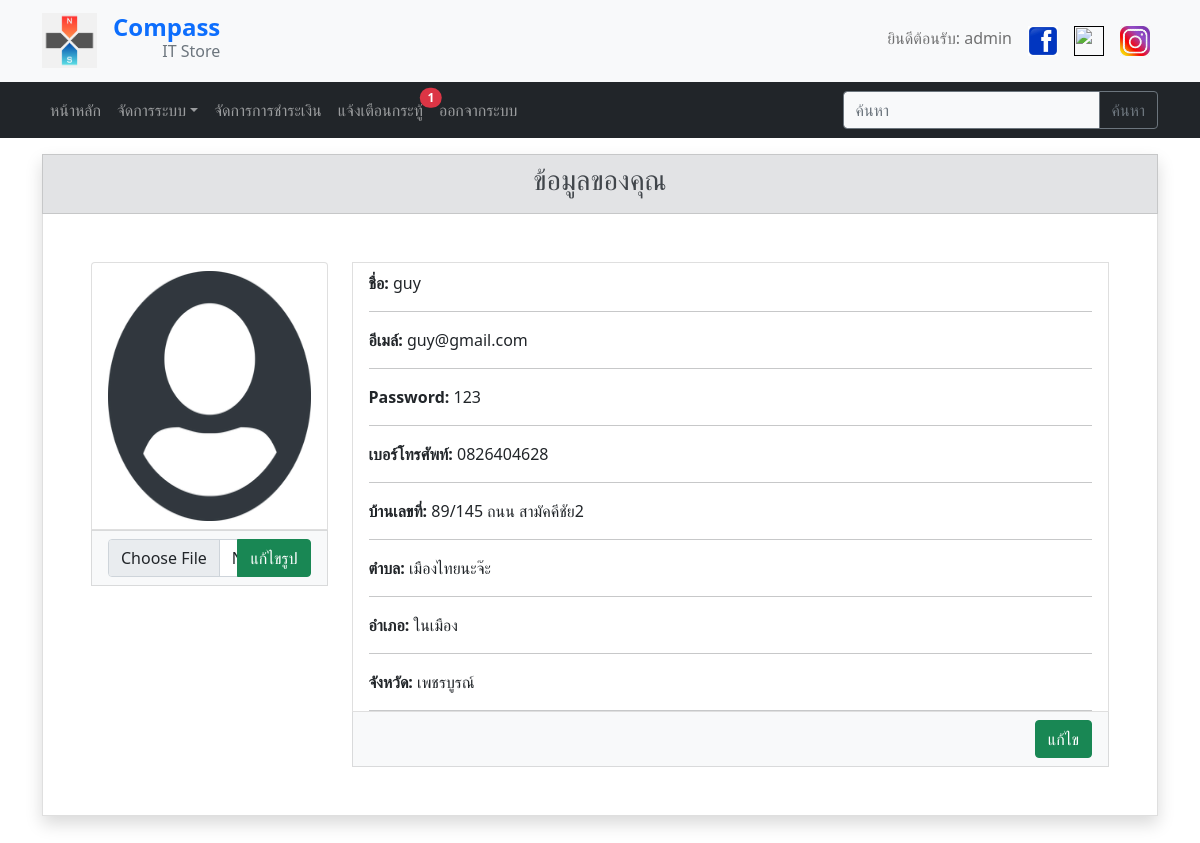
The page /pro_file.php (signed in) on the database its author committed.
### tables this page shows
CREATE TABLE `tb_member` (
  `m_id` int(11) NOT NULL,
  `m_name` varchar(70) NOT NULL,
  `m_email` varchar(70) NOT NULL,
  `m_pass` int(20) NOT NULL,
  `m_tel` varchar(10) NOT NULL,
  `m_image` varchar(100) NOT NULL,
  `m_add` varchar(70) NOT NULL,
  `m_sub` varchar(40) NOT NULL,
  `m_dis` varchar(40) NOT NULL,
  `m_pro` varchar(40) NOT NULL,
  `m_zip` varchar(6) NOT NULL,
  `m_level` varchar(1) NOT NULL
);

### pro_file.php (the view, shortened to what this page needs)
<?php
    require('connect.php');
    if(isset($_SESSION['m_id'])){
        $sql_user_run = mysqli_query($connect,"SELECT * FROM tb_member WHERE m_id = '".$_SESSION['m_id']."'");
        $sql_user_show = mysqli_fetch_array($sql_user_run,MYSQLI_BOTH);
        $sql_user_count = mysqli_num_rows($sql_user_run);
    }
?>
<?php if(isset($_SESSION['m_id'])){ ?>
    <?php if($_SESSION['m_id'] == $sql_user_show['m_id'] && $sql_user_count > 0){ ?>
        <!DOCTYPE html>
        <html lang="en">
        <head>
            <?php require('head.php') ?>
        </head>
        <body>
            <?php require('menu_up.php') ?>
            <?php require('menu.php') ?>
            <div class="container my-3">
                <div class="shadow">
                    <div class="list-group-item list-group-item-secondary">
                        <h3 class="text-center">ข้อมูลของคุณ</h3>
                    </div>
                    <div class="list-group-item p-5">
                        <div class="row">
                            <div class="col-3">
                                <div class="list-group">
                                    <div class="list-group-item">
                                        <img src="images/member/<?php echo $sql_user_show['m_image']; ?>" alt="" class="card-img-top" height="250">
                                    </div>
                                    <form action="edir_img_profile.php" method="post"  enctype="multipart/form-data">
                                    <div class="list-group-item bg-light">
                                        <div class="input-group">
                                            <input type="file" name="imgprofile" id="" class="form-control">
                                            <input type="submit" name="iii" value="แก้ไขรูป" class="btn btn-success">
                                        </div>
                                    </div>
                                    </form>
                                </div>
                            </div>
                            <div class="col-9">
                                <div class="list-group-item overflow-auto" style="height: 450px">
                                    <span><b>ชื่อ: </b></span>
                                    <span><?php echo $sql_user_show['m_name'] ?></span>
                                    <hr>
                                    <span><b>อีเมล์: </b></span>
                                    <span><?php echo $sql_user_show['m_email'] ?></span>
                                    <hr>
                                    <span><b>Password: </b></span>
                                    <span><?php echo $sql_user_show['m_pass'] ?></span>
                                    <hr>
                                    <span><b>เบอร์โทรศัพท์: </b></span>
                                    <span><?php echo $sql_user_show['m_tel'] ?></span>
                                    <hr>
                                    <span><b>บ้านเลขที่: </b></span>
                                    <span><?php echo $sql_user_show['m_add'] ?></span>
                                    <hr>
                                    <span><b>ตำบล: </b></span>
                                    <span><?php echo $sql_user_show['m_sub'] ?></span>
                                    <hr>
                                    <span><b>อำเภอ: </b></span>
                                    <span><?php echo $sql_user_show['m_dis'] ?></span>
                                    <hr>
                                    <span><b>จังหวัด: </b></span>
                                    <span><?php echo $sql_user_show['m_pro'] ?></span>
                                    <hr>
                                </div>
                                <div class="list-group-item text-end bg-light">
                                    <a class="btn btn-success" href="pro_file_edti.php?edituser=<?php echo $sql_user_show['m_id']; ?>">แก้ไข</a>
                                </div>
                            </div>
                        </div>
                    </div>
                </div>
            </div>
        </body>
        </html>
    <?php }else{
        echo 56456454;
    } ?>
<?php }else{
    echo 444444;
} ?>

### rows shown on the page
tb_member: m_image (placeholder picture), m_name "guy", m_email "guy@gmail.com", m_pass "123", m_tel "0826404628", m_add "89/145 ถนน สามัคคีชัย2", m_sub "เมืองไทยนะจ๊ะ", m_dis "ในเมือง", m_pro "เพชรบูรณ์"

### other values the page prints
$sql_count_board "1"
